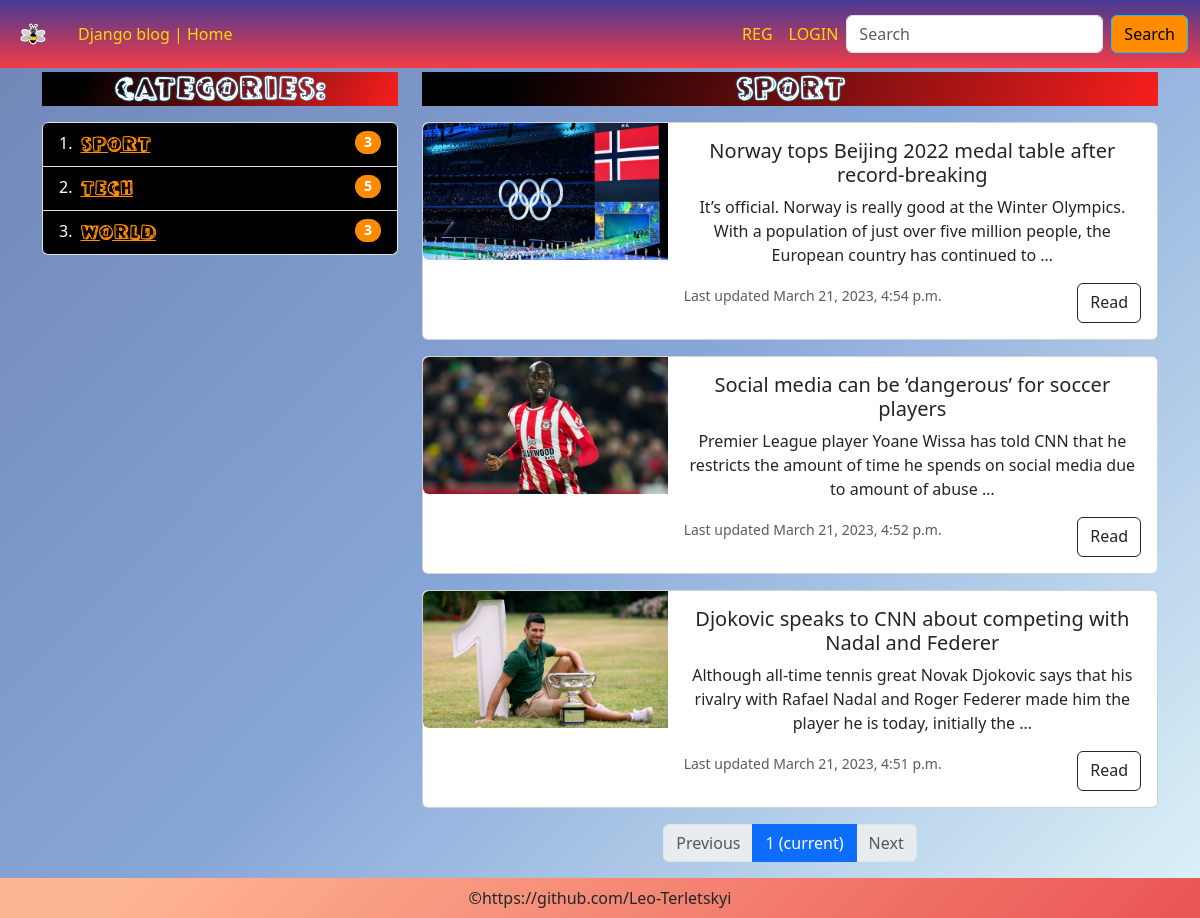
/categories/sport/, run on the app's committed database.
### articles/models.py (models this page shows, shortened)
class Category(models.Model):
    name = models.CharField(max_length=32, unique=True)
    slug = models.SlugField(null=True, blank=True)
    def get_absolute_url(self):
        return reverse('category_list', kwargs={'slug': self.slug})
    def __str__(self):
        return self.name
    class Meta:
        verbose_name = 'Category'
        verbose_name_plural = 'Categories'
        ordering = ('name',)

class Article(models.Model):
    title = models.CharField(max_length=64, unique=True)
    slug = models.SlugField(null=True, blank=True)
    content = RichTextField()
    image = models.ImageField(upload_to='static/article_images')
    created_at = models.DateTimeField(auto_now_add=True)
    updated_at = models.DateTimeField(auto_now=True)
    category = models.ForeignKey(Category, on_delete=models.CASCADE)
    author = models.ForeignKey(user, on_delete=models.CASCADE)
    def get_absolute_url(self):
        return reverse('article_detail', kwargs={'slug': self.slug})
    class Meta:
        verbose_name = 'Article'
        verbose_name_plural = 'Articles'
        ordering = ('-updated_at', '-created_at')

### articles/views.py (the view)
# urls.py: path('categories/<slug:slug>/', views.CategoryList.as_view(), name='category_list'),
class CategoryList(generic.ListView):
    model = Article
    context_object_name = 'articles'
    template_name = 'articles/category.html'
    paginate_by = 5
    def get_queryset(self):
        return Article.objects.filter(category__slug=self.kwargs.get('slug')).select_related('category', 'author')
    def get_context_data(self, *, object_list=None, **kwargs):
        context = super().get_context_data(object_list=None, **kwargs)
        context['categories'] = Category.objects.all().annotate(count_articles=Count('article'))
        context['title'] = self.kwargs.get('slug')
        return context

### templates/articles/category.html (shortened to what this page needs)
{% extends 'base.html' %}
{% load static %}
{% block cats %}
    {% include 'components/cats.html' %}
{% endblock %}
{% block content %}
    <h3 class="main-title">{{ title }}</h3>
    {% for article in articles %}
        {% include 'components/card_mini.html' %}
    {% endfor %}
    {% include 'components/pagination.html' %}
{% endblock %}

### templates/components/cats.html
<h3 class="main-title">Categories:</h3>
<ol class="list-group list-group-numbered mb-3 mt-3">
    {% for cat in categories %}
        <li class="list-group-item d-flex justify-content-between align-items-start">
            <div class="ms-2 me-auto">
                <div class="fw-bold"><a href="{{ cat.get_absolute_url }}" class="cat-link">{{ cat }}</a></div>
            </div>
            <span class="badge rounded-pill">{{ cat.count_articles }}</span>
        </li>
    {% endfor %}
</ol>

### templates/components/card_mini.html
<div class="card mb-3 mt-3">
    <div class="row g-0">
        <div class="col-md-4">
            <img src="{{ article.image.url }}" class="img-fluid rounded-start" alt="...">
        </div>
        <div class="col-md-8">
            <div class="card-body">
                <h5 class="card-title">{{ article.title }}</h5>
                <p class="card-text">{{ article.content | truncatewords:25 }}</p>
                <div class="card-body__footer">
                    <p class="card-text"><small class="text-muted">Last updated {{ article.updated_at }}</small></p>
                    <a href="{{ article.get_absolute_url }}" class="btn btn-outline-dark">Read</a>
                </div>
            </div>
        </div>
    </div>
</div>

### static/my_styles/css/style.css (style rules this page uses)
.row { min-height: 100%; }
.main-title { font-family: Conv_P22PopArt-ThreeD; font-weight: 700; background-image: linear-gradient(109.6deg, rgba(0, 0, 0, 1) 11.2%, rgba(247, 30, 30, 1) 100.3%); color: white; text-shadow: 0 0 2px deepskyblue; margin-top: 4px; }
.card-body__footer { display: flex; justify-content: space-between; }
.fw-bold { font-family: Conv_P22PopArt-ThreeD; }
.list-group-item { background: black; }
li:before { color: white; }
.rounded-pill { font-size: 14px; background: darkorange; }
.cat-link, .cat-link:active, .cat-link:hover { color: darkorange; font-size: 18px; }

### data on the page
Category: name "sport", count_articles "3"
Category: name "tech", count_articles "5"
Category: name "world", count_articles "3"
Article: image (picture), title "Norway tops Beijing 2022 medal table after record-breaking", content "It’s official. Norway is really good at the Winter Olympics. With a population of just over five million people, the European country has continued to …", updated_at "March 21, 2023, 4:54 p.m."
Article: image (picture), title "Social media can be ‘dangerous’ for soccer players", content "Premier League player Yoane Wissa has told CNN that he restricts the amount of time he spends on social media due to amount of abuse …", updated_at "March 21, 2023, 4:52 p.m."
Article: image (picture), title "Djokovic speaks to CNN about competing with Nadal and Federer", content "Although all-time tennis great Novak Djokovic says that his rivalry with Rafael Nadal and Roger Federer made him the player he is today, initially the …", updated_at "March 21, 2023, 4:51 p.m."

### other printed values
{{ title }} "sport"
{{ i }} "1"
